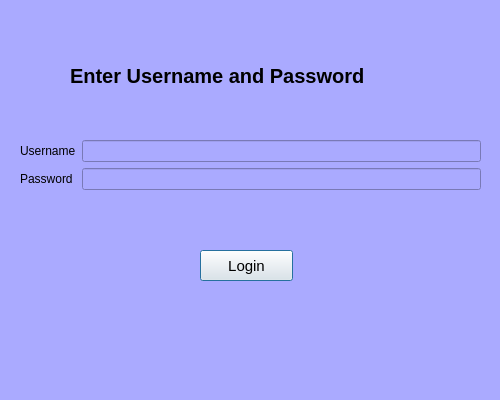
<?xml version="1.0" encoding="UTF-8"?>
<ui version="4.0">
 <class>Login</class>
 <widget class="QDialog" name="Login">
  <property name="geometry">
   <rect>
    <x>0</x>
    <y>0</y>
    <width>500</width>
    <height>400</height>
   </rect>
  </property>
  <property name="maximumSize">
   <size>
    <width>500</width>
    <height>400</height>
   </size>
  </property>
  <property name="windowTitle">
   <string>Dialog</string>
  </property>
  <property name="styleSheet">
   <string notr="true">background-color:rgb(170, 170, 255);</string>
  </property>
  <widget class="QWidget" name="formLayoutWidget">
   <property name="geometry">
    <rect>
     <x>20</x>
     <y>140</y>
     <width>461</width>
     <height>91</height>
    </rect>
   </property>
   <layout class="QFormLayout" name="formLayout">
    <item row="0" column="0">
     <widget class="QLabel" name="label">
      <property name="text">
       <string>Username</string>
      </property>
     </widget>
    </item>
    <item row="0" column="1">
     <widget class="QLineEdit" name="txtUsername"/>
    </item>
    <item row="1" column="0">
     <widget class="QLabel" name="label_2">
      <property name="text">
       <string>Password</string>
      </property>
     </widget>
    </item>
    <item row="1" column="1">
     <widget class="QLineEdit" name="txtPassword"/>
    </item>
   </layout>
  </widget>
  <widget class="QPushButton" name="btnLogin">
   <property name="geometry">
    <rect>
     <x>200</x>
     <y>250</y>
     <width>93</width>
     <height>31</height>
    </rect>
   </property>
   <property name="font">
    <font>
     <pointsize>11</pointsize>
     <bold>false</bold>
    </font>
   </property>
   <property name="styleSheet">
    <string notr="true">background:none;</string>
   </property>
   <property name="text">
    <string>Login</string>
   </property>
  </widget>
  <widget class="QLabel" name="label_3">
   <property name="geometry">
    <rect>
     <x>70</x>
     <y>60</y>
     <width>361</width>
     <height>31</height>
    </rect>
   </property>
   <property name="font">
    <font>
     <pointsize>15</pointsize>
     <bold>true</bold>
    </font>
   </property>
   <property name="text">
    <string>Enter Username and Password</string>
   </property>
  </widget>
 </widget>
 <resources/>
 <connections/>
</ui>
